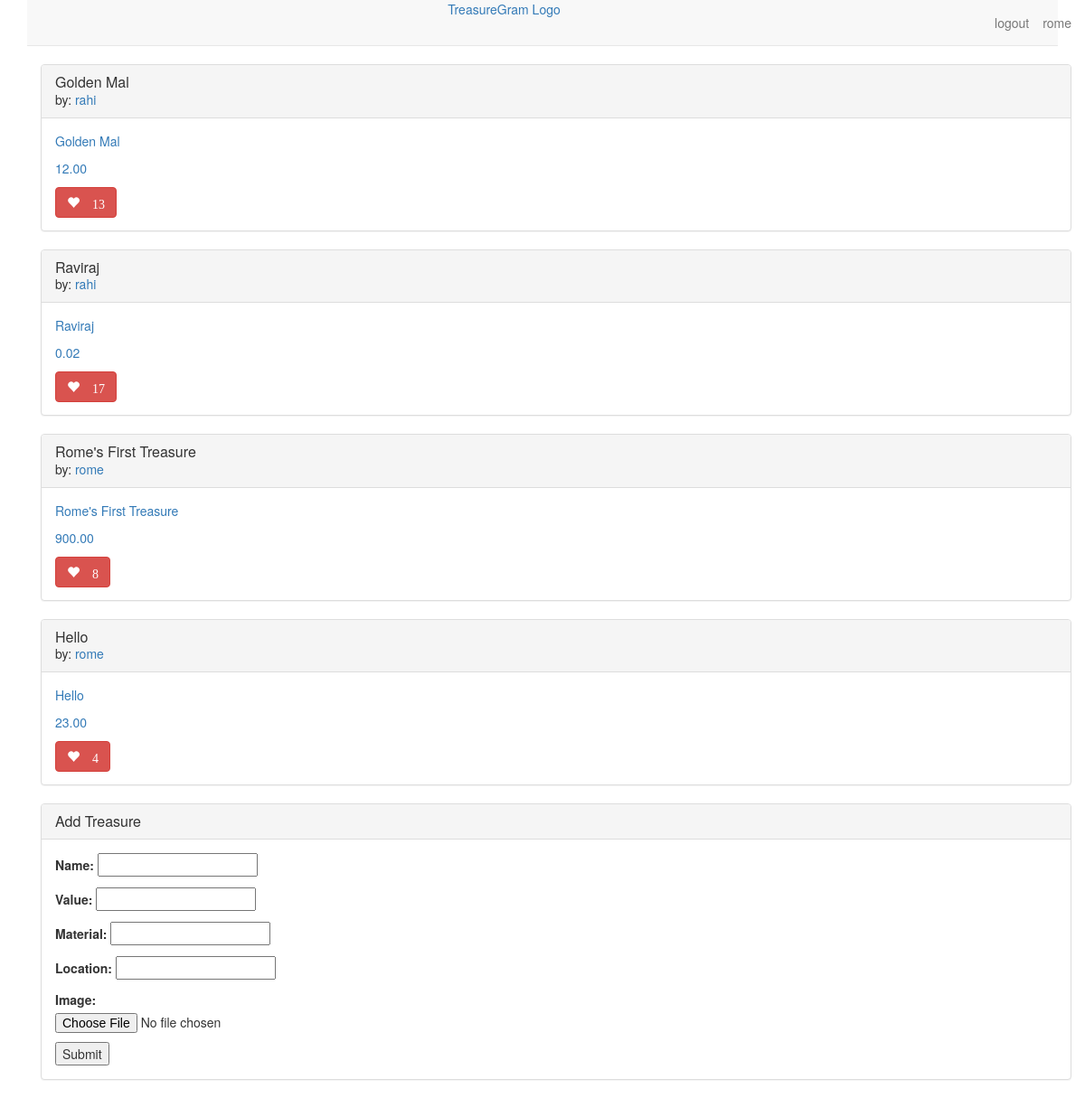
Screenshot of / (signed in) with the database file from the repository.
### main_app/models.py (models this page shows, shortened)
class Treasure(models.Model):
    user = models.ForeignKey(User)
    name = models.CharField(max_length=100)
    value = models.DecimalField(max_digits=10, decimal_places=2)
    material = models.CharField(max_length=100)
    location = models.CharField(max_length=100)
    image = models.ImageField(upload_to='treasure_images', default='treasure_images/default.png')
    likes = models.IntegerField(default=0)

### main_app/views.py (the view)
# urls.py: url(r'^$', views.index, name='index'),
def index(request):
    treasures = Treasure.objects.all()
    form = TreasureForm()
    return render(request, 'index.html', {'treasures': treasures, 'form': form})

### main_app/forms.py
class TreasureForm(forms.ModelForm):
    class Meta:
        model = Treasure
        fields = ['name', 'value', 'material', 'location', 'image']

### main_app/templates/index.html (shortened to what this page needs)
{% extends 'base.html' %}
{% load staticfiles %}
{% block content %}
    <div class="">
        {% for treasure in treasures %}
            <div class="treasure panel panel-default">
                <div class="panel-heading">
                    <h3 class="panel-title">{{ treasure.name }}</h3>
                    by: <a class="panel-username"
                           href="/user/{{ treasure.user.username }}">{{ treasure.user.username }}</a>
                </div>
                <div class="panel-body">
                    <a href="/{{ treasure.id }}">
                        <p>{{ treasure.name }}</p>
                        {% if treasure.value > 0 %}
                            <p>{{ treasure.value }}</p>
                        {% else %}
                            <p>Unknown</p>
                        {% endif %}
                    </a>
                    <button id="likes" data-id="{{ treasure.id }}"
                            class="btn btn-mini btn-danger glyphicon glyphicon-heart" type="button">
                        {% if treasure.likes > 0 %}
                            {{ treasure.likes }}
                        {% endif %}
                    </button>
                </div>
            </div>
        {% endfor %}
    </div>
    <div class="treasure panel panel-default">
        <div class="panel-heading">
            <h3 class="panel-title">Add Treasure</h3>
        </div>
        <div class="panel-body">
            <form enctype="multipart/form-data" action="post_url/" method="post">
                {{ form.as_p }}
                <input type="submit" value="Submit"/>
            </form>
        </div>
    </div>
{% endblock %}

### main_app/templates/base.html (shortened to what this page needs)
{% load staticfiles %}
<!DOCTYPE html>
<html lang="en">
<head>
    <link rel="stylesheet" type="text/css" href="{% static 'css/index.css' %}"/>
    <link rel="stylesheet" href="https://maxcdn.bootstrapcdn.com/bootstrap/3.3.7/css/bootstrap.min.css">
</head>
<body class="container">
<nav class="navbar navbar-default navbar-static-top text-center">
    <a href="/">TreasureGram Logo</a>
    {% if user.is_authenticated %}
        <a class="navbar-text navbar-right"
           href="{% url 'profile' user.username %}">{{ user.username }}</a>
        <a class="navbar-text navbar-right"
           href="{% url 'logout' %}">logout</a>
    {% else %}
        <a class="navbar-text navbar-right" href="{% url 'login' %}">login</a>
    {% endif %}
</nav>
<main class="container">
    {% block content %}
    {% endblock %}
</main>
</body>
</html>

### rows the page displays
Treasure: name "Golden Mal", user.username "rahi", value "12.00", likes "13"
Treasure: name "Raviraj", user.username "rahi", value "0.02", likes "17"
Treasure: name "Rome's First Treasure", user.username "rome", value "900.00", likes "8"
Treasure: name "Hello", user.username "rome", value "23.00", likes "4"

### other values shown
{{ user.username }} "rome"
